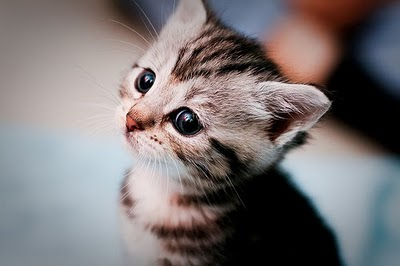
#> input picture spring1819_assignment2/assignment2/notebook_images/kitten.jpg, 400 x 266 px; its folder holds only this picture in this run
$ python -i pl+blur.py   (imports and definitions only)
#> lines starting #> are read from the running program, lines starting #| are printed output that depends on the picture

#运动模糊

import os.path
import glob
import cv2
import numpy as np

def mohu(jpgfile, outdir):
#> called with outdir = 'out.png'
    img = cv2.imread(jpgfile)
#> img is the input picture: shape (266, 400, 3); mean B, G, R 117.5, 116.5, 122.7
    try:
        print(u'正在处理中')

            # 显示进度条
        degree=10
        angle=20
        image = np.array(img)

        # 这里生成任意角度的运动模糊kernel的矩阵， degree越大，模糊程度越高
        M = cv2.getRotationMatrix2D((degree / 2, degree / 2), angle, 1)
        motion_blur_kernel = np.diag(np.ones(degree))
        motion_blur_kernel = cv2.warpAffine(motion_blur_kernel, M, (degree, degree))

        motion_blur_kernel = motion_blur_kernel / degree
        blurred = cv2.filter2D(image, -1, motion_blur_kernel)
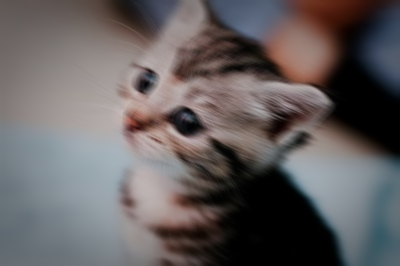
#> blurred: shape (266, 400, 3); mean B, G, R 96, 95.3, 100.4
        # convert to uint8
        cv2.normalize(blurred, blurred, 0, 255, cv2.NORM_MINMAX)
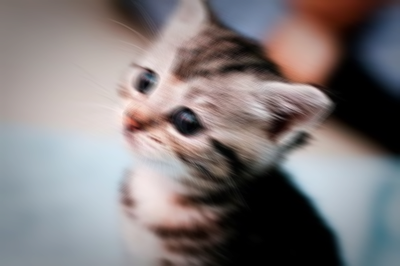
#> blurred: shape (266, 400, 3); mean B, G, R 123, 122.1, 128.6
        blurred = np.array(blurred, dtype=np.uint8)

        cv2.imwrite(os.path.join(outdir, os.path.basename(jpgfile)), blurred)

    except Exception as e:
            print(e)
# [2 lines not run here, left out]

>>> result = mohu('../../spring1819_assignment2/assignment2/notebook_images/kitten.jpg', 'out.png')

$ run again, on spring1819_assignment2/assignment2/notebook_images/puppy.jpg
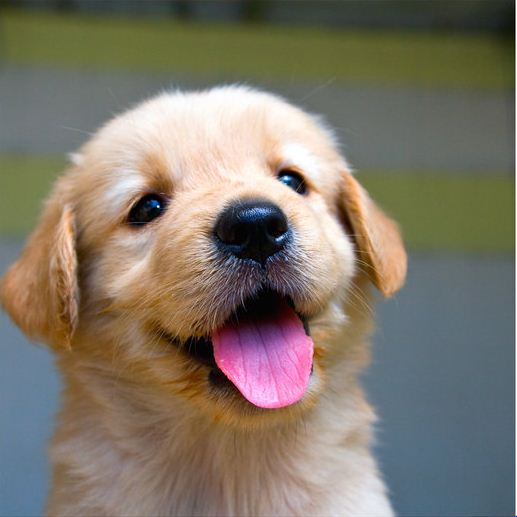
#> input picture spring1819_assignment2/assignment2/notebook_images/puppy.jpg, 517 x 517 px
#> in mohu, img is the input picture: shape (517, 517, 3); mean B, G, R 106, 119.4, 128.1
#> in mohu, `blurred = cv2.filter2D(image, -1, motion_blur_kernel)`:
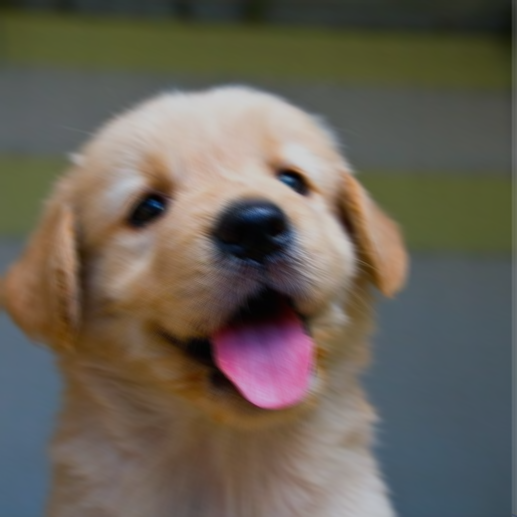
#> blurred: shape (517, 517, 3); mean B, G, R 86.5, 97.4, 104.5
#> in mohu, `cv2.normalize(blurred, blurred, 0, 255, cv2.NORM_MINMAX)`:
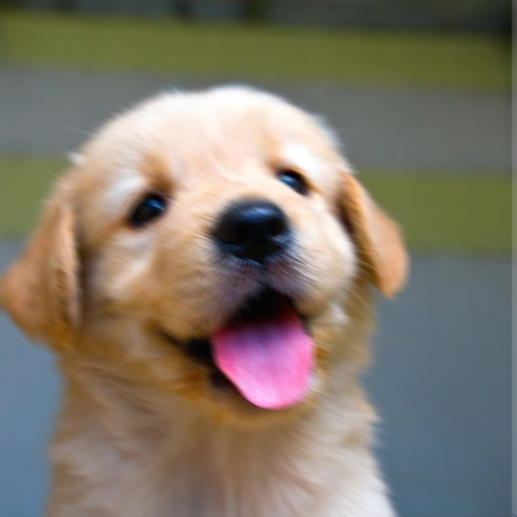
#> blurred: shape (517, 517, 3); mean B, G, R 106, 119.4, 128.1
